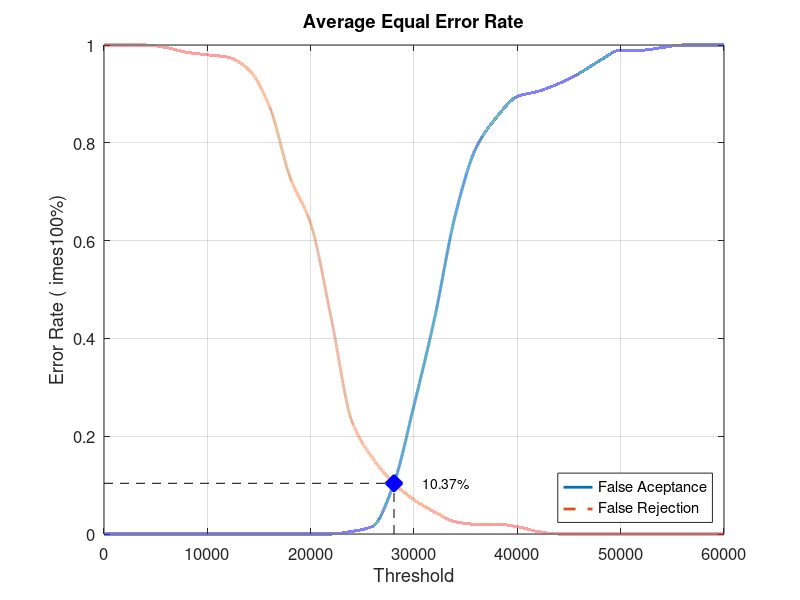
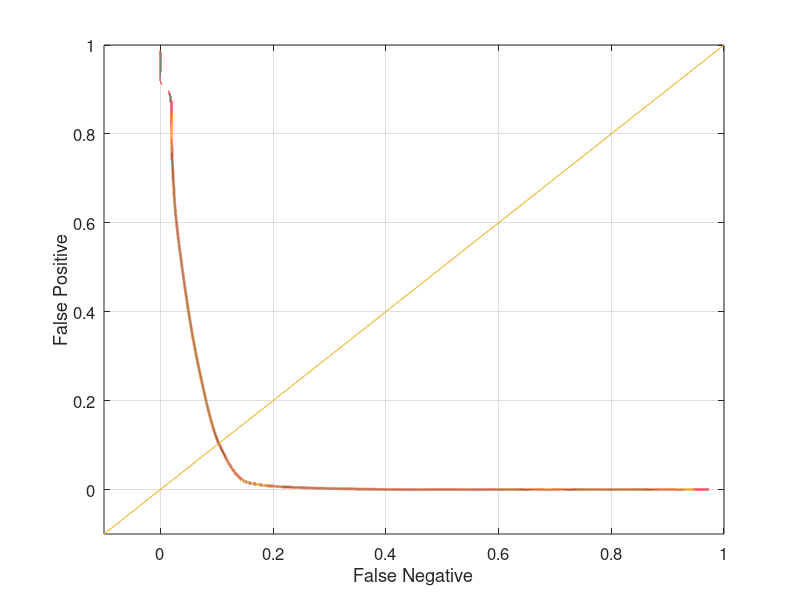

These figures' MATLAB source, in order:
close all;
clear;
clc;
x = 0:2000:60000;
xq = 0:0.5:60000;

y0 = [0 0 0 0 0 0 0 0 0 0 0 0 0.00526316 0.0157895 0.1 0.263158 0.442105 0.652632 0.789474 0.852632 0.894737 0.905263 0.921053 0.942105 0.968421 0.989474 0.989474 0.994737 1 1 1]
yy0 = interp1(x, y0, xq, 'pchip');
y1 = [1 1 1 0.995 0.985 0.98 0.975 0.95 0.875 0.73 0.635 0.44 0.23 0.155 0.105 0.07 0.045 0.025 0.02 0.02 0.015 0.005 0 0 0 0 0 0 0 0 0]
yy1 = interp1(x, y1, xq, 'pchip');

% Calculating EER: 
y2 = abs(y0 - y1);
find(y2 == min(y2))
yy2 = abs(yy0 - yy1);
xEER = find(yy2 == min(yy2));
xEERIndex = xq(xEER) % X-axis EER
yEER = yy0(xEER) % Y-axis EER

main = figure
plot(xq, yy0,'-','LineWidth', 2);	hold on
plot(xq, yy1,'--','LineWidth', 2);	hold on
plot([xEERIndex xEERIndex], [0 yEER], 'k--');	hold on
plot([0 xEERIndex], [yEER yEER], 'k--');	hold on
plot(xEERIndex, yEER, 'bx', 'LineWidth', 10);	hold on
text(xEERIndex + 10 * xEERIndex / 100, yEER, [num2str(round((10000 * yEER)) / 100) '%'])
legend('False Aceptance', 'False Rejection', 'Location', 'SouthEast')
xlabel('Threshold')
ylabel('Error Rate (	imes100%)')
title('Average Equal Error Rate')
set(gca, 'FontSize', 12)
axis([0 60000 0 1])
grid on

print(main, 'Database3_2Main', '-dpng');
FNRxFPR = figure('Color', [1 1 1]);
plot(yy1, yy0, '-', yy1, yy0, 'LineWidth', 2);
hold on
y = -0.1:0.1:1
plot(y, y); 
set(gca, 'FontSize', 12)
xlabel('False Negative')
ylabel('False Positive')
axis([-0.1 1 -0.1 1])
set(gca, 'FontSize', 12)
grid on

print(FNRxFPR, 'Database3_2FNRxFPR','-dpng');
